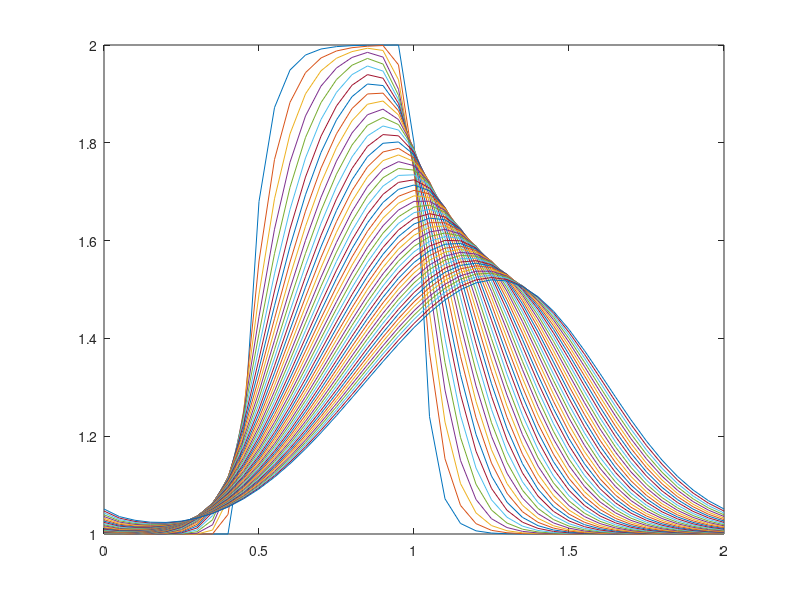

Recreate this plot in MATLAB.
%% Step 4: 1D Burger's Equation
clc
clear
Lx=2;
nx = 41;
nt = 50;
dx = Lx/(nx-1);
nu=0.1;
dt=dx*nu;
t=0;

for i = 1:nx
    x(i) = (i-1)*dx;
end

u=ones(1,nx);


for i= 1:nx
    
    if x(i) >= 0.5 && x(i)<=1
        u(1,i)=2;
    end
    
end

for n =1:nt
    u1=u;
    for i = 2:nx-1
        
        u(i) = u1(i)-u1(i)*(dt/dx)*(u(i)-u(i-1))+(nu*dt/(dx^2))*(u(i+1)-2*u(i)+u(i-1));
        
    end
    u(1) = u1(1)-u1(1)*(dt/dx)*(u(1)-u(nx-1))+(nu*dt/(dx^2))*(u(2)-2*u(1)+u(nx-1));
    u(nx)=u(1);
    plot(x,u)
    pause(0.1)
    hold on
    
end
